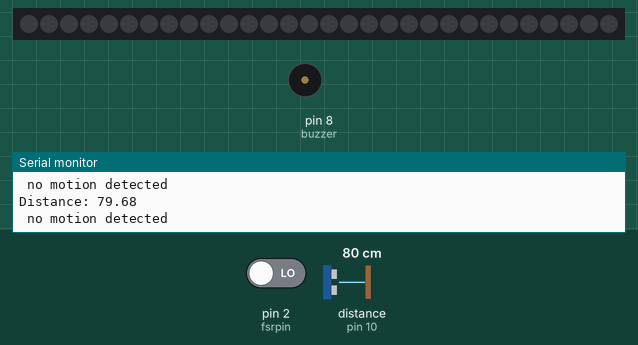
This sketch was run on a simulated Arduino Uno, built with avr-gcc and run on an emulated ATmega328P. Parts: 30 RGB LEDs in strip order, left to right, buzzer (waves = sounding), the last lines printed to the serial monitor. Wiring (inferred from the names in the program): ultrasonic range finder: trigger pin 9; echo pin 10. The inputs (shaded band) are chosen by the test bench; at power-on: distance to the obstacle (sensor on pin 10) 80 cm, pin 2 (fsrpin) LOW. The echo pulse lasts 58.3 µs per cm; dim RGB values are drawn brighter than linear; random numbers use the default seed unless the sketch sets one.

Above: at 1.2 s.
1.3 s: distance to the obstacle (sensor on pin 10) set to 18 cm
At 1.55 s:
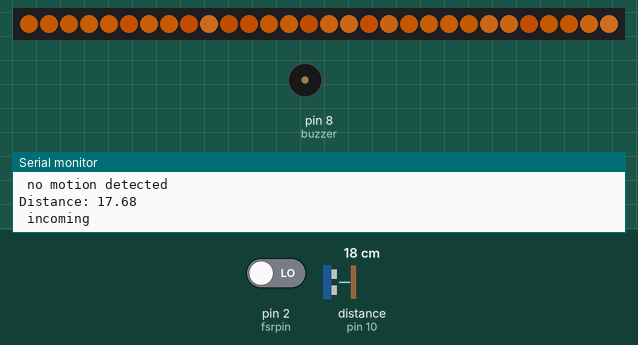
3.3 s: pin 2 (fsrpin) driven HIGH
At 3.63 s:
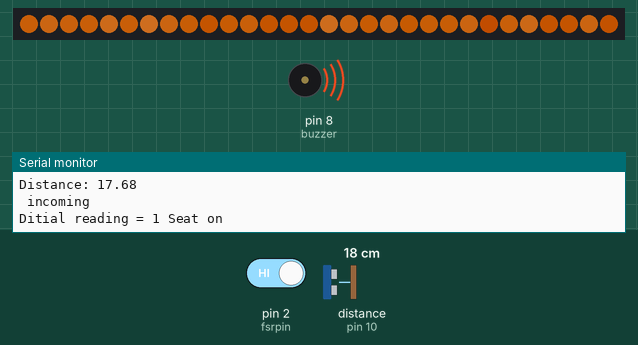
5.6 s: distance to the obstacle (sensor on pin 10) set to 60 cm
At 7.2 s:
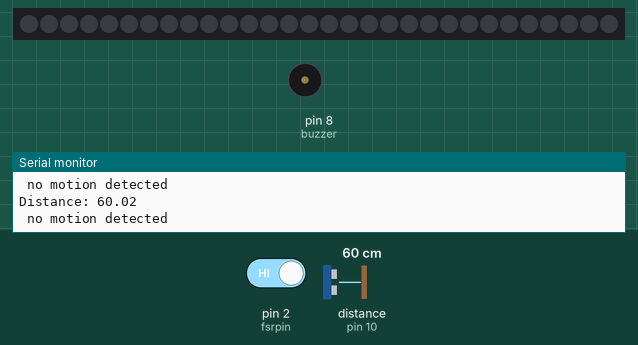
8.6 s: distance to the obstacle (sensor on pin 10) set to 44 cm
10.1 s: distance to the obstacle (sensor on pin 10) set to 37 cm
At 10.4 s:
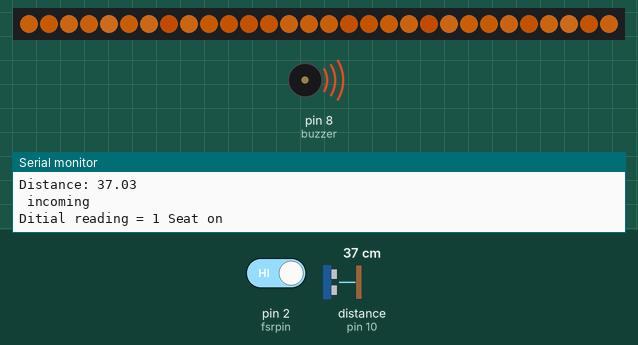
11.8 s: pin 2 (fsrpin) driven LOW
At 14.03 s:
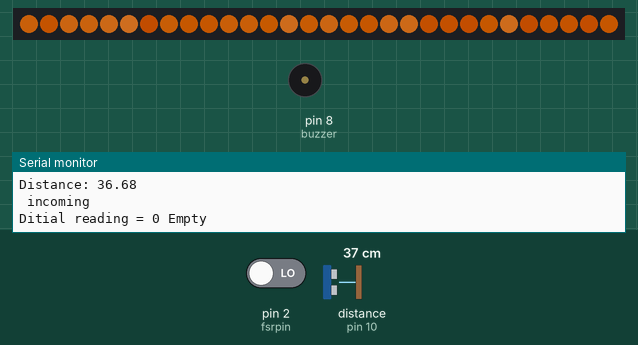
Timing chart, 0 to 15.5 s (numbered marks = the images above; inputs shaded):
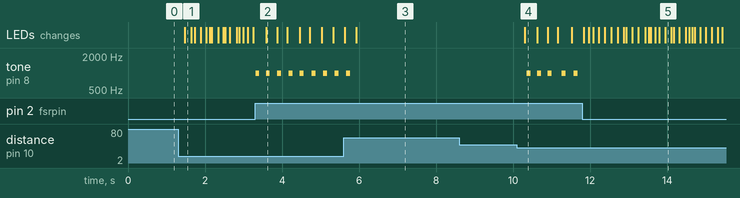

Measured:
- the behaviour switches between 40 and 39 cm on distance to the obstacle (sensor on pin 10) (found by bisection; images 3 and 4)
- after the input at 1.3 s, the LEDs: change after 0.18 s (image 1)
- after the input at 3.3 s, tone on pin 8 (buzzer): alternates 1000 Hz for 0.10 s and silent for 0.20 s, starting at once
- after the input at 10.1 s, tone on pin 8 (buzzer): plays 1000 Hz for 0.10 s, 1000 Hz for 0.10 s, 1000 Hz for 0.10 s, 1000 Hz for 0.10 s, 1000 Hz for 0.10 s, starting after 0.25 s; the LEDs: change after 0.21 s (image 4)

The sketch:

Storytelling_Campfire.ino
```cpp
#include <Adafruit_NeoPixel.h>
#ifdef __AVR__
  #include <avr/power.h>
#endif

#define fsrpin 2
#define PIN 6
const int trigPin = 9;
const int echoPin = 10;

float duration, distance;

const int buzzer = 8; //buzzer to arduino pin 8

//  The overall fire brightness
//  (this can affect both color levels and power consumption)
int brightness = 128;

//Define variable to store sensor readings:
int fsrreading; //Variable to store FSR value

// Parameter 1 = number of pixels in strip
// Parameter 2 = Arduino pin number (most are valid)
// Parameter 3 = pixel type flags, add together as needed:
//   NEO_KHZ800  800 KHz bitstream (most NeoPixel products w/WS2812 LEDs)
//   NEO_KHZ400  400 KHz (classic 'v1' (not v2) FLORA pixels, WS2811 drivers)
//   NEO_GRB     Pixels are wired for GRB bitstream (most NeoPixel products)
//   NEO_RGB     Pixels are wired for RGB bitstream (v1 FLORA pixels, not v2)
Adafruit_NeoPixel strip = Adafruit_NeoPixel(30, PIN, NEO_GRB + NEO_KHZ800);

void setup() {
  strip.begin();
  strip.setBrightness(brightness);
  strip.show(); // Initialize all pixels to 'off'
  pinMode(trigPin, OUTPUT);
  pinMode(echoPin, INPUT);
  pinMode(buzzer, OUTPUT); // Set buzzer - pin 8 as an output
  Serial.begin(9600);
}


void loop() {
//  fire();
  motion();
}

void nofire(){
  for(int i=0; i<strip.numPixels(); i++) {
    strip.setPixelColor(i,0,0,0);
  }
  strip.show();
  delay(100);
}

void fire(){
  // for the flame code https://codebender.cc/sketch:271084#Neopixel%20Flames.ino
  //  Uncomment one of these RGB (Red, Green, Blue) values to
  //  set the base color of the flame.  The color will flickr
  //  based on the initial base color

  //  Regular (orange) flame:
    int r = 226, g = 121, b = 35;

  //  Purple flame:
  //  int r = 158, g = 8, b = 148;

  //  Green flame:
  //int r = 74, g = 150, b = 12;

  //  Flicker, based on our initial RGB values
  for(int i=0; i<strip.numPixels(); i++) {
    int flicker = random(0,55);
    int r1 = r-flicker;
    int g1 = g-flicker;
    int b1 = b-flicker;
    if(g1<0) g1=0;
    if(r1<0) r1=0;
    if(b1<0) b1=0;
    strip.setPixelColor(i,r1,g1, b1);
  }
  strip.show();

  //  Adjust the delay here, if you'd like.  Right now, it randomizes the
  //  color switch delay to give a sense of realism
  delay(random(10,113));
}

void motion(){
  digitalWrite(trigPin, LOW);
  delayMicroseconds(2);
  digitalWrite(trigPin, HIGH);
  delayMicroseconds(10);
  digitalWrite(trigPin, LOW);

  duration = pulseIn(echoPin, HIGH);
  distance = (duration*.0343)/2;
  Serial.print("Distance: ");
  Serial.println(distance);
  delay(50);
  if(distance >= 40 || distance <= 10){
    Serial.println(" no motion detected");
    nofire();
  }else{
    Serial.println(" incoming");
    fire();
    seat();
  }
}

void seat(){
  // Read the FSR pin and store the output as fsrreading:
  fsrreading = digitalRead(fsrpin);

  // Print the fsrreading in the serial monitor:
  // Print the string "Analog reading = ".
  Serial.print("Ditial reading = ");
  // Print the fsrreading:
  Serial.print(fsrreading);

  if (fsrreading == 1){
    Serial.println(" Seat on");
    story();
  }else{
    Serial.println(" Empty");
  }
}

void story(){
  tone(buzzer, 1000); // Send 1KHz sound signal...
  delay(100);        // ...for 1 sec
  noTone(buzzer);     // Stop sound...
  delay(100);        // ...for 1sec
}
```
